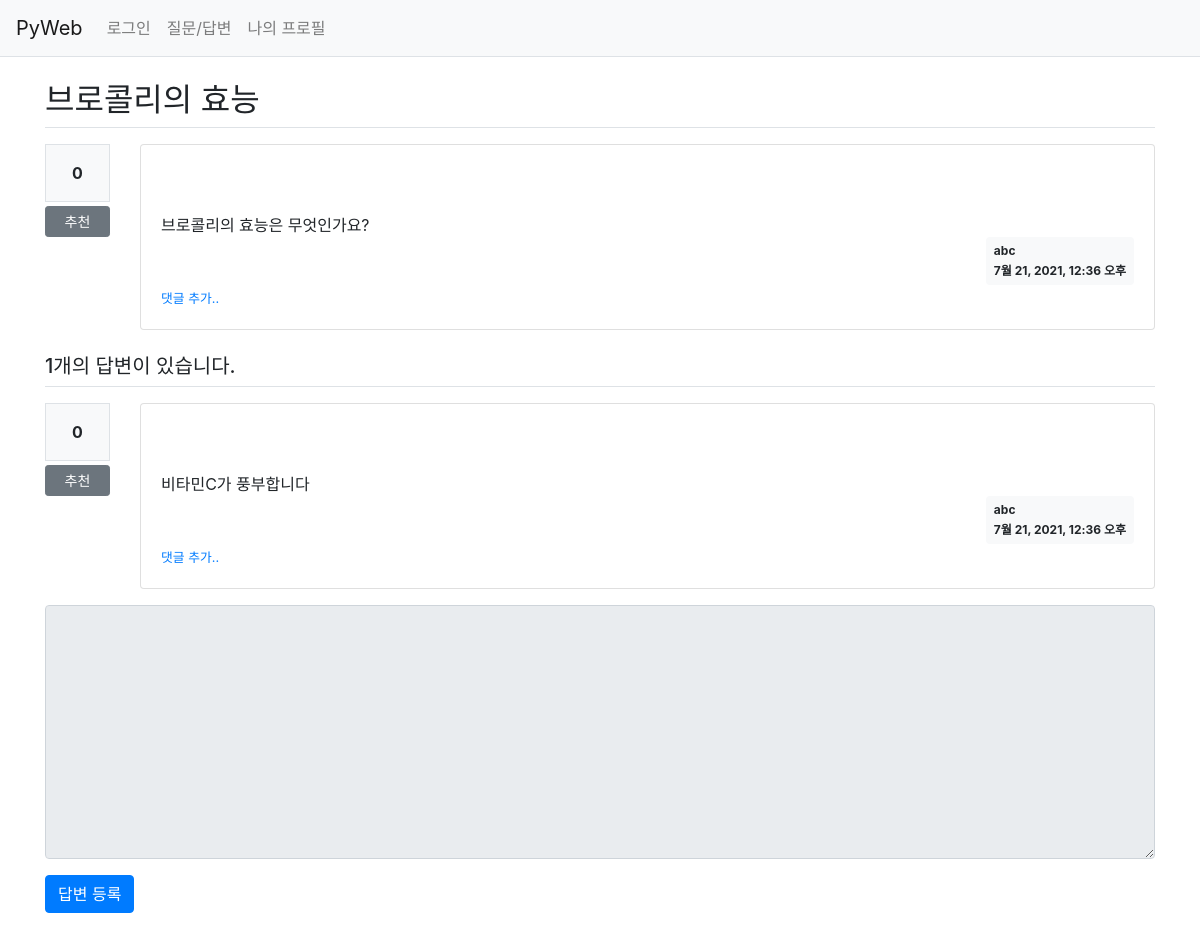
Page /pybo/16/ on the earlier database version.
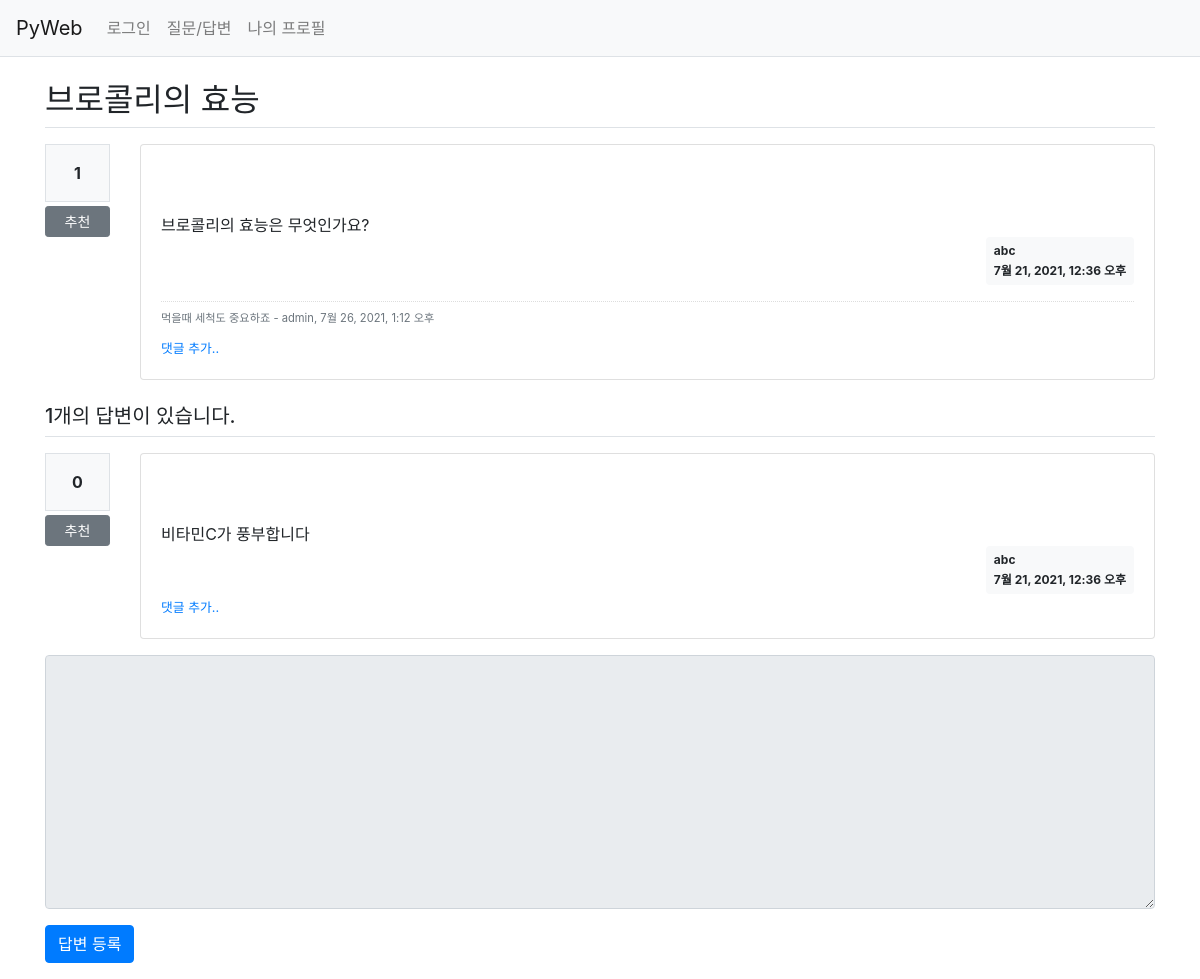
Same page on the later database version.
### pybo/models.py (models this page shows, shortened)
class Question(models.Model):
    author = models.ForeignKey(User, on_delete=models.CASCADE,
                               related_name='author_question')
    subject = models.CharField(max_length=200)
    content = models.TextField()
    create_date = models.DateTimeField()
    modify_date = models.DateTimeField(null=True, blank=True)
    voter = models.ManyToManyField(User, related_name='voter_question')

class Answer(models.Model):
    author = models.ForeignKey(User, on_delete=models.CASCADE,
                               related_name='author_answer')
    question = models.ForeignKey(Question, on_delete=models.CASCADE)
    content = models.TextField()
    create_date = models.DateTimeField()
    modify_date = models.DateTimeField(null=True, blank=True)
    voter = models.ManyToManyField(User, related_name='voter_answer')

class Comment(models.Model):
    author = models.ForeignKey(User, on_delete=models.CASCADE)
    content = models.TextField()
    create_date = models.DateTimeField()
    modify_date = models.DateTimeField(null=True, blank=True)
    question = models.ForeignKey(Question, null=True, blank=True, on_delete=models.CASCADE)
    answer = models.ForeignKey(Answer, null=True, blank=True, on_delete=models.CASCADE)

### pybo/views/base_views.py (the view)
# urls.py: path('<int:question_id>/', base_views.detail, name='detail'),
def detail(request, question_id):
    question = get_object_or_404(Question, pk=question_id)
    context ={'question' : question}
    return render(request, 'pybo/question_detail.html', context)

### templates/pybo/question_detail.html (shortened to what this page needs)
{% extends 'base.html' %}
{% block content %}
<div class="container my-3">
  <h2 class="border-bottom py-2">{{ question.subject }}</h2>
  <div class="row my-3">
    <div class="col-1">
      <div class="bg-light text-center p-3 border font-weight-bolder mb-1">
        {{ question.voter.count }}
      </div>
      <a href="#" data-uri="{% url 'pybo:vote_question' question.id %}"
         class="recommend btn btn-sm btn-secondary btn-block my-1">추천</a>
    </div>
    <div class="col-11">
      <div class="card">
        <div class="card-body">
          <div class="card-text" style="white-space: pre-line;">
            {{ question.content }}
          </div>
          <div class="d-flex justify-content-end">
            <div class="badge badge-light p-2 text-left">
              <div class="mb-2">{{ question.author.username }}</div>
              <div>{{ question.create_date }}</div>
            </div>
          </div>
          {% if question.comment_set.count > 0 %}
          <div class="mt-3">
          {% for comment in question.comment_set.all %}
            <div class="comment py-2 text-muted">
              <span style="white-space: pre-line;">{{ comment.content }}</span>
              <span>
                - {{ comment.author }}, {{ comment.create_date }}
              </span>
            </div>
          {% endfor %}
          </div>
          {% endif %}
          <div>
            <a href="{% url 'pybo:comment_create_question' question.id %}"><small>댓글 추가..</small></a>
          </div>
        </div>
      </div>
    </div>
  </div>
  <h5 class="border-bottom my-3 py-2">
    {{ question.answer_set.count }}개의 답변이 있습니다.
  </h5>
  {% for answer in question.answer_set.all %}
  <div class="row my-3">
    <div class="col-1">
      <div class="bg-light text-center p-3 border font-weight-bolder mb-1">
        {{ answer.voter.count }}
      </div>
      <a href="#" data-uri="{% url 'pybo:vote_answer' answer.id %}"
         class="recommend btn btn-sm btn-secondary btn-block my-1">추천</a>
    </div>
    <div class="col-11">
      <div class="card">
        <div class="card-body">
          <div class="card-text" style="white-space: pre-line;">
            {{ answer.content }}
          </div>
          <div class="d-flex justify-content-end">
            <div class="badge badge-light p-2 text-left">
              <div class="mb-2">{{ answer.author.username }}</div>
              <div>{{ answer.create_date }}</div>
            </div>
          </div>
        <div>
          <a href="{% url 'pybo:comment_create_answer' answer.id %}"><small>댓글 추가..</small></a>
        </div>
        </div>
      </div>
    </div>
  </div>
  {% endfor %}
  <form action="{% url 'pybo:answer_create' question.id %}" method="post">
    <div class="form-group">
      <textarea name="content" id="content"
                rows="10" class="form-control"
                {% if not user.is_authenticated %}
                    disabled
                {% endif %}></textarea>
    </div>
    <input type="submit" value="답변 등록" class="btn btn-primary">
  </form>
</div>
{% endblock %}

Differences in the rows shown:
computed for Question "브로콜리의 효능": voter.count "0" → "1"
added Comment: content "먹을때 세척도 중요하죠", author "admin", create_date "7월 26, 2021, 1:12 오후"
